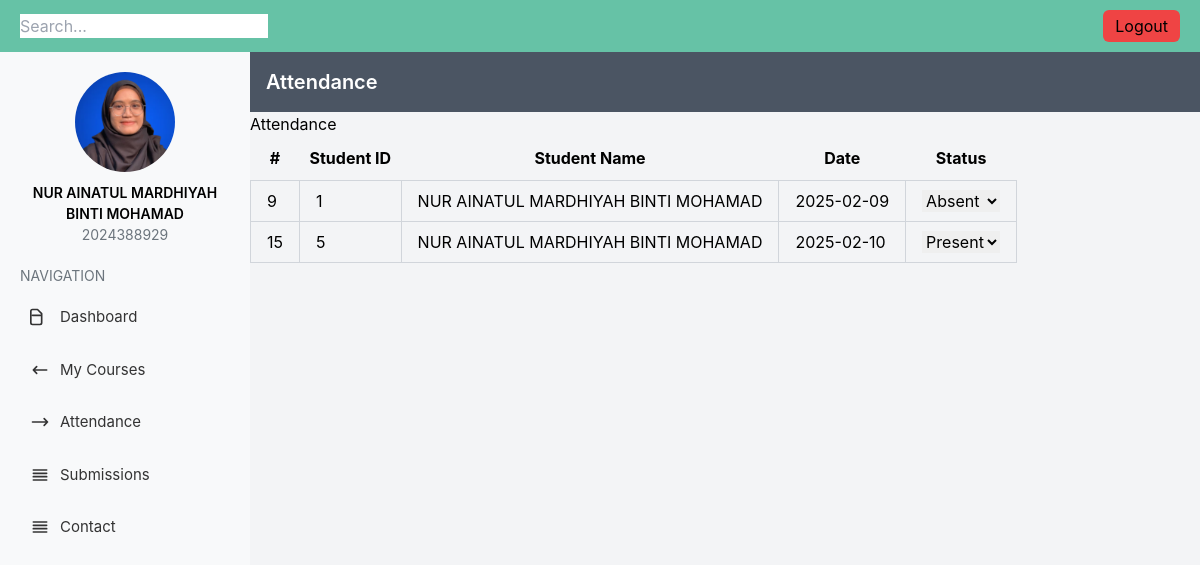
/attandance.php, run on the app's committed database.
### tables this page shows
CREATE TABLE `attendance` (
  `attendance_id` int(11) NOT NULL,
  `student_id` int(11) NOT NULL,
  `student_name` varchar(50) NOT NULL,
  `date` date NOT NULL,
  `status` enum('present','absent') NOT NULL,
  `created_at` timestamp(6) NOT NULL DEFAULT current_timestamp(6) ON UPDATE current_timestamp(6)
);

### attandance.php (the view, shortened to what this page needs)
<?php
include 'db_config.php';
$sql = "SELECT attendance.attendance_id, attendance.student_id, attendance.student_name, attendance.date, attendance.status
        FROM attendance";
$result = $conn->query($sql);
?>
<!DOCTYPE html>
<html lang="en">
<head>
    <script src="https://cdn.tailwindcss.com"></script>
</head>
<body class="bg-gray-100">
<div class="navbar">
 <div class="search-bar">
   <input type="text" placeholder="Search...">
</div>
<button class="bg-red-500 px-3 py-1 rounded-md"  onclick="window.location.href='login.php';">Logout</button>
 </div>
 <div class="flex">
     <aside class="sidebar">
         <div class="profile">
             <img src="img/img 1.png" alt="Profile Picture">
             <h2>NUR AINATUL MARDHIYAH BINTI MOHAMAD</h2>
             <p>2024388929</p>
         </div>
         <h3 class="nav-title">Navigation</h3>
            <ul>
                <li class="nav-item">
                    <a href="student.php">
                        <svg xmlns="http://www.w3.org/2000/svg" class="h-5 w-5" fill="none" viewBox="0 0 24 24" stroke="currentColor">
                            <path stroke-linecap="round" stroke-linejoin="round" stroke-width="2" d="M3 10h11M9 21H3a2 2 0 01-2-2V5a2 2 0 012-2h6l5 5v11a2 2 0 01-2 2z" />
                        </svg>
                        Dashboard
                    </a>
                </li>
                <li class="nav-item">
                    <a href="courses.php">
                        <svg xmlns="http://www.w3.org/2000/svg" class="h-5 w-5" fill="none" viewBox="0 0 24 24" stroke="currentColor">
                            <path stroke-linecap="round" stroke-linejoin="round" stroke-width="2" d="M8 16l-4-4m0 0l4-4m-4 4h16" />
                        </svg>
                        My Courses
                    </a>
                </li>
                <li class="nav-item">
                    <a href="attandance.php">
                        <svg xmlns="http://www.w3.org/2000/svg" class="h-5 w-5" fill="none" viewBox="0 0 24 24" stroke="currentColor">
                            <path stroke-linecap="round" stroke-linejoin="round" stroke-width="2" d="M17 16l4-4m0 0l-4-4m4 4H3" />
                        </svg>
                        Attendance
                    </a>
                </li>
                <li class="nav-item">
                    <a href="submission.php">
                        <svg xmlns="http://www.w3.org/2000/svg" class="h-5 w-5" fill="none" viewBox="0 0 24 24" stroke="currentColor">
                            <path stroke-linecap="round" stroke-linejoin="round" stroke-width="2" d="M4 6h16M4 10h16M4 14h16M4 18h16" />
                        </svg>
                        Submissions
                    </a>
                </li>
                <li class="nav-item">
                    <a href="contact.php">
                        <svg xmlns="http://www.w3.org/2000/svg" class="h-5 w-5" fill="none" viewBox="0 0 24 24" stroke="currentColor">
                            <path stroke-linecap="round" stroke-linejoin="round" stroke-width="2" d="M4 6h16M4 10h16M4 14h16M4 18h16" />
                        </svg>
                        Contact
                    </a>
                </li>
            </ul>
        </aside>
        <div class="flex-1">
            <header class="bg-gray-600 text-white p-4 flex justify-between items-center">
                <h1 class="text-xl font-semibold">Attendance</h1>
            </header>
            <div class="container">
                <h1>Attendance</h1>
                <table border="1" cellpadding="10" cellspacing="0">
                    <thead>
                        <tr>
                            <th>#</th>
                            <th>Student ID</th>
                            <th>Student Name</th>
                            <th>Date</th>
                            <th>Status</th>
                        </tr>
                    </thead>
                    <tbody>
                    <?php
                if ($result->num_rows > 0) {
                    while ($row = $result->fetch_assoc()) {
                        echo "<tr>
                                <td class='border border-gray-300 px-4 py-2'>" . $row['attendance_id'] . "</td>
                                <td class='border border-gray-300 px-4 py-2'>" . $row['student_id'] . "</td>
                                <td class='border border-gray-300 px-4 py-2'>" . $row['student_name'] . "</td>
                                <td class='border border-gray-300 px-4 py-2'>" . $row['date'] . "</td>
                                <td class='border border-gray-300 px-4 py-2'>
                                    <select class='status-dropdown' data-id='" . $row['attendance_id'] . "'>
                                        <option value='present'" . ($row['status'] === 'present' ? ' selected' : '') . ">Present</option>
                                        <option value='absent'" . ($row['status'] === 'absent' ? ' selected' : '') . ">Absent</option>
                                    </select>
                                </td>
                              </tr>";
                    }
                } else {
                    echo "<tr><td colspan='5' class='text-center py-4'>No records found</td></tr>";
                }
                ?>
            </tbody>
        </table>
    </div>
</body>
</html>

### attandance.php (style rules this page uses)
body { font-family: 'Inter', sans-serif; }
.sidebar { width: 250px; background-color: #f8f9fa; min-height: 100vh; padding: 20px; }
.sidebar .profile { text-align: center; margin-bottom: 20px; }
.sidebar .profile img { width: 100px; height: 100px; border-radius: 50%; object-fit: cover; margin: 0 auto; display: block; }
.sidebar .profile h2 { font-size: 14px; font-weight: 600; margin-top: 10px; }
.sidebar .profile p { font-size: 14px; color: #6c757d; }
.sidebar .nav-title { font-size: 14px; text-transform: uppercase; margin-bottom: 10px; color: #6c757d; }
.sidebar .nav-item { list-style: none; margin-bottom: 10px; }
.sidebar .nav-item a { display: flex; align-items: center; text-decoration: none; color: #333; font-size: 15px; padding: 10px; border-radius: 8px; transition: background-color 0.3s; }
.sidebar .nav-item a svg { margin-right: 10px; }
.navbar { display: flex; justify-content: space-between; align-items: center; background-color: #66c2a6; padding: 10px 20px; }

### data on the page
attendance: attendance_id "9", student "1", student_name "NUR AINATUL MARDHIYAH BINTI MOHAMAD", date "2025-02-09", status+attendance_id "Absent"
attendance: attendance_id "15", student "5", student_name "NUR AINATUL MARDHIYAH BINTI MOHAMAD", date "2025-02-10", status+attendance_id "Present"
